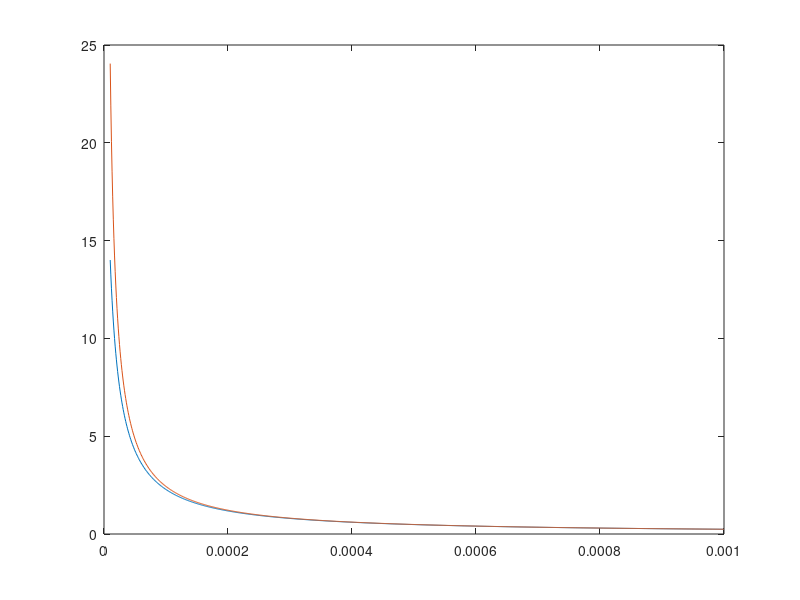

MATLAB code for this plot: (Note: this script raises an error after producing the figure.)
% o2c = 250e-3; %mM
% o2e = 273e-3; %mM
% ko2e = 3.4e-6;
% ko2c = 3.4e-6;
% vo2t = (469.*o2e/ko2e)./(1+o2e/ko2e+o2c/ko2c);
% e = 23.36./vo2t;
% 
% o2e = 0:0.0001:1000e-3; %mM
% vo2t = e.*(469.*o2e/ko2e)./(1+o2e/ko2e+o2c/ko2c);
% 
% hold on
% plot(o2e,vo2t,'r-');
% plot(o2e,e,'k-');

Vmax = 2200;
K1_K2 = 900;
p3 = 10^(-2.18);
hout = 1e-5:1e-6:1e-3;
hin = 1e-4;

vsyn = Vmax*(hin./hout)./(hin./hout + K1_K2 + p3./hout);
plot(hout,vsyn);

hold on

Vmax = 2200;
Km = 6.6e-6;
Ki = 7.3e-9;
hout = 1e-5:1e-6:1e-3;
hin = 1e-4;

vsyn = Vmax*hin./(hin + Km*(1+hout./Ki));
plot(hout,vsyn);

hin = 1e-4;
hout = 1e-5:1e-6:1e-3;
atp
adp
x = hin/hout*1/K;
D = 1 + x + x^2 + x^3 + x^4;
kfwd = k2*1/(1+Kc)*1/D;
kbkw = k1*Kc/(1+Kc)*(x^4/D);

vsyn = kfwd*atp - kbkw*adp*pi;